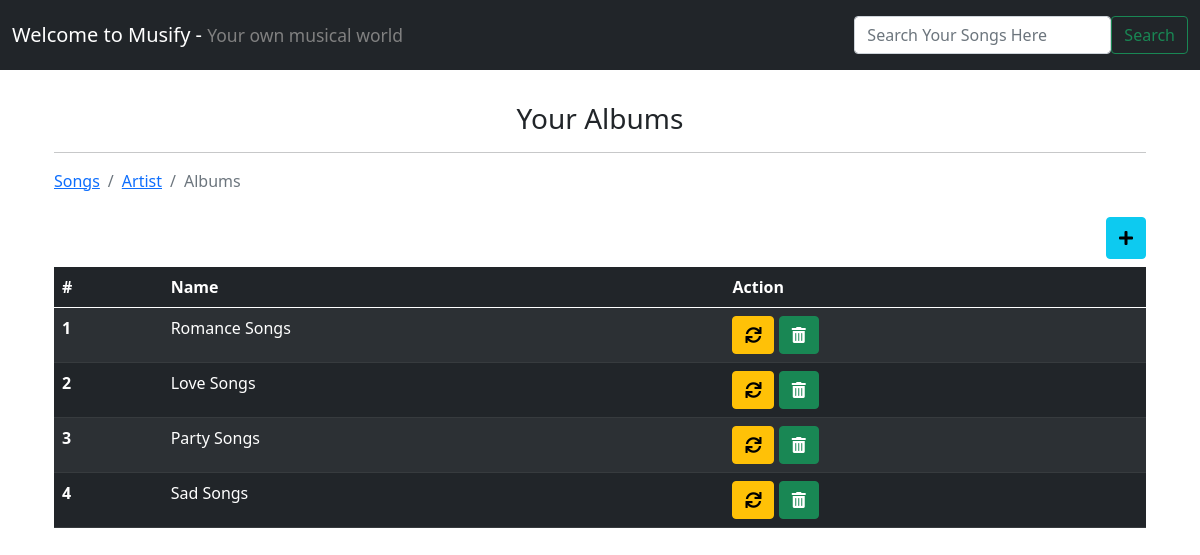
Page /albums.php on the committed database.
### tables this page shows
CREATE TABLE `album` (
  `album_id` int(7) NOT NULL,
  `album_name` varchar(255) NOT NULL
);

### albums.php (the view, shortened to what this page needs)
<!doctype html>
<html lang="en">
<head>
    <link href="https://cdn.jsdelivr.net/npm/bootstrap@5.0.0-beta3/dist/css/bootstrap.min.css" rel="stylesheet"
>
        <link rel="stylesheet" href="https://pro.fontawesome.com/releases/v5.10.0/css/all.css"
/>
</head>
<?php  include '_dbconnect.php'; ?>
<body>
<?php  include '_header.php'; ?>
    <div class="container py-2 my-2">
        <div class="container py-2 my-2">
            <h3 class="text-center">Your Albums</h3> <hr>
            <nav aria-label="breadcrumb">
  <ol class="breadcrumb">
    <li class="breadcrumb-item"><a href="index.php">Songs</a></li>
    <li class="breadcrumb-item"><a href="artists.php">Artist</a></li>
    <li class="breadcrumb-item active" aria-current="page">Albums</li>
  </ol>
</nav>
            <a href="addAlbum.php" class="btn btn-info py-2 my-2" style="float: right;"><i class="fas fa-plus"></i></a>
            <table class="table table-striped table-dark py-4 my-4">
                <thead>
                    <tr>
                        <th scope="col">#</th>
                        <th scope="col">Name</th>
                        <th scope="col">Action</th>
                    </tr>
                </thead>
                <tbody>
                    <?php
                        $sql = "SELECT * FROM `album`";
                        $result = mysqli_query($conn,$sql);
                        while($row = mysqli_fetch_assoc($result)){
                            $album_id = $row['album_id'];
                            $album_name = $row['album_name'];
                            echo '<tr>
                            <th scope="row">'.$album_id.'</th>
                            <td>'.$album_name.'</td>
                            <td><a href="updateAlbum.php?album='.$album_id.'" class="btn btn-warning"> <i class="fas fa-sync"></i></a>
                            <a href="deleteAlbum.php?album='.$album_id.'" class="btn btn-success"> <i class="fas fa-trash-alt"></i></a></td>
                        </tr>';
                        }
                    ?>
                </tbody>
            </table>
        </div>
    </div>
</body>
</html>

### rows in the picture
album: album_id "1", album_name "Romance Songs"
album: album_id "2", album_name "Love Songs"
album: album_id "3", album_name "Party Songs"
album: album_id "4", album_name "Sad Songs"
